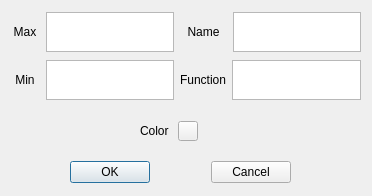
<?xml version="1.0" encoding="UTF-8"?>
<ui version="4.0">
 <class>figure_properity_dialog</class>
 <widget class="QDialog" name="figure_properity_dialog">
  <property name="geometry">
   <rect>
    <x>0</x>
    <y>0</y>
    <width>372</width>
    <height>196</height>
   </rect>
  </property>
  <property name="windowTitle">
   <string>Figure properity</string>
  </property>
  <widget class="QWidget" name="layoutWidget">
   <property name="geometry">
    <rect>
     <x>10</x>
     <y>10</y>
     <width>351</width>
     <height>94</height>
    </rect>
   </property>
   <layout class="QHBoxLayout" name="horizontalLayout_5">
    <item>
     <layout class="QVBoxLayout" name="verticalLayout">
      <item>
       <layout class="QHBoxLayout" name="horizontalLayout_2">
        <item>
         <widget class="QLabel" name="label_3">
          <property name="minimumSize">
           <size>
            <width>30</width>
            <height>0</height>
           </size>
          </property>
          <property name="maximumSize">
           <size>
            <width>16777215</width>
            <height>40</height>
           </size>
          </property>
          <property name="text">
           <string>Max</string>
          </property>
          <property name="alignment">
           <set>Qt::AlignCenter</set>
          </property>
         </widget>
        </item>
        <item>
         <widget class="QTextEdit" name="max_textbox">
          <property name="maximumSize">
           <size>
            <width>16777215</width>
            <height>40</height>
           </size>
          </property>
          <property name="font">
           <font>
            <pointsize>13</pointsize>
           </font>
          </property>
         </widget>
        </item>
       </layout>
      </item>
      <item>
       <layout class="QHBoxLayout" name="horizontalLayout">
        <item>
         <widget class="QLabel" name="label_4">
          <property name="sizePolicy">
           <sizepolicy hsizetype="Preferred" vsizetype="Preferred">
            <horstretch>0</horstretch>
            <verstretch>0</verstretch>
           </sizepolicy>
          </property>
          <property name="minimumSize">
           <size>
            <width>30</width>
            <height>0</height>
           </size>
          </property>
          <property name="maximumSize">
           <size>
            <width>16777215</width>
            <height>40</height>
           </size>
          </property>
          <property name="text">
           <string>Min</string>
          </property>
          <property name="alignment">
           <set>Qt::AlignCenter</set>
          </property>
         </widget>
        </item>
        <item>
         <widget class="QTextEdit" name="min_textbox">
          <property name="maximumSize">
           <size>
            <width>16777215</width>
            <height>40</height>
           </size>
          </property>
          <property name="font">
           <font>
            <pointsize>13</pointsize>
           </font>
          </property>
         </widget>
        </item>
       </layout>
      </item>
     </layout>
    </item>
    <item>
     <layout class="QVBoxLayout" name="verticalLayout_2">
      <item>
       <layout class="QHBoxLayout" name="horizontalLayout_4">
        <item>
         <widget class="QLabel" name="label">
          <property name="minimumSize">
           <size>
            <width>47</width>
            <height>0</height>
           </size>
          </property>
          <property name="maximumSize">
           <size>
            <width>16777215</width>
            <height>40</height>
           </size>
          </property>
          <property name="text">
           <string>Name</string>
          </property>
          <property name="alignment">
           <set>Qt::AlignCenter</set>
          </property>
         </widget>
        </item>
        <item>
         <widget class="QTextEdit" name="figure_name_textbox">
          <property name="maximumSize">
           <size>
            <width>16777215</width>
            <height>40</height>
           </size>
          </property>
          <property name="font">
           <font>
            <pointsize>11</pointsize>
           </font>
          </property>
         </widget>
        </item>
       </layout>
      </item>
      <item>
       <layout class="QHBoxLayout" name="horizontalLayout_3">
        <item>
         <widget class="QLabel" name="label_2">
          <property name="minimumSize">
           <size>
            <width>0</width>
            <height>30</height>
           </size>
          </property>
          <property name="maximumSize">
           <size>
            <width>16777215</width>
            <height>40</height>
           </size>
          </property>
          <property name="text">
           <string>Function</string>
          </property>
          <property name="alignment">
           <set>Qt::AlignCenter</set>
          </property>
         </widget>
        </item>
        <item>
         <widget class="QTextEdit" name="function_textbox">
          <property name="maximumSize">
           <size>
            <width>16777215</width>
            <height>40</height>
           </size>
          </property>
          <property name="font">
           <font>
            <pointsize>11</pointsize>
           </font>
          </property>
         </widget>
        </item>
       </layout>
      </item>
     </layout>
    </item>
   </layout>
  </widget>
  <widget class="QWidget" name="layoutWidget_2">
   <property name="geometry">
    <rect>
     <x>70</x>
     <y>160</y>
     <width>221</width>
     <height>24</height>
    </rect>
   </property>
   <layout class="QHBoxLayout" name="horizontalLayout_6">
    <item>
     <widget class="QPushButton" name="ok_button">
      <property name="text">
       <string>OK</string>
      </property>
     </widget>
    </item>
    <item>
     <spacer name="horizontalSpacer">
      <property name="orientation">
       <enum>Qt::Horizontal</enum>
      </property>
      <property name="sizeHint" stdset="0">
       <size>
        <width>30</width>
        <height>20</height>
       </size>
      </property>
     </spacer>
    </item>
    <item>
     <widget class="QPushButton" name="cancel_button">
      <property name="text">
       <string>Cancel</string>
      </property>
     </widget>
    </item>
   </layout>
  </widget>
  <widget class="QWidget" name="">
   <property name="geometry">
    <rect>
     <x>140</x>
     <y>120</y>
     <width>58</width>
     <height>22</height>
    </rect>
   </property>
   <layout class="QHBoxLayout" name="horizontalLayout_7">
    <item>
     <widget class="QLabel" name="label_5">
      <property name="text">
       <string>Color</string>
      </property>
     </widget>
    </item>
    <item>
     <widget class="QPushButton" name="color_button">
      <property name="minimumSize">
       <size>
        <width>20</width>
        <height>20</height>
       </size>
      </property>
      <property name="maximumSize">
       <size>
        <width>20</width>
        <height>20</height>
       </size>
      </property>
      <property name="text">
       <string/>
      </property>
     </widget>
    </item>
   </layout>
  </widget>
 </widget>
 <resources/>
 <connections/>
</ui>
